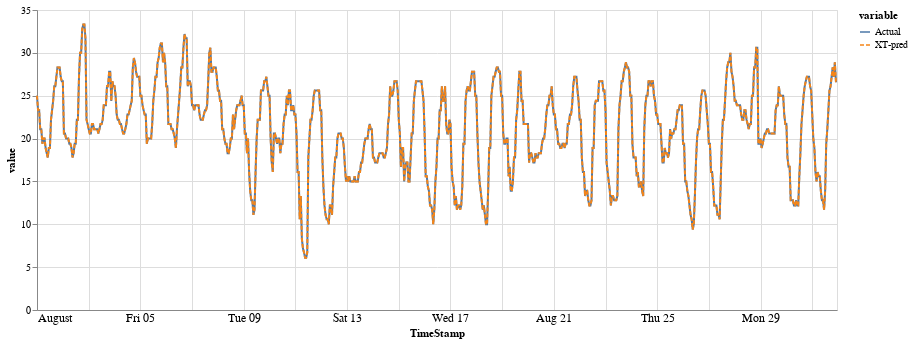

Source (notebook cell):
### Code cell
alt.data_transformers.disable_max_rows()
alt.Chart(final_df).mark_line().encode(
    x=alt.X('TimeStamp:T', axis=alt.Axis(tickSize=0, labelFontSize=12)),
    y=alt.Y('value:Q'),
    color='variable',
    strokeDash='variable'
).properties(
    height=300,
    width=800
)

### Figure 1 — Vega-Lite specification as saved in the notebook (floating-point values rounded to 4 significant figures; data arrays with more than 128 entries replaced by an {"elided": "..."} marker saying what was removed)
{"config": {"view": {"continuousWidth": 400, "continuousHeight": 300}}, "data": {"name": "data-938ddd80ce6f68c6ae6d15f7e7458286"}, "mark": "line", "encoding": {"color": {"field": "variable", "type": "nominal"}, "strokeDash": {"field": "variable", "type": "nominal"}, "x": {"axis": {"labelFontSize": 12, "tickSize": 0}, "field": "TimeStamp", "type": "temporal"}, "y": {"field": "value", "type": "quantitative"}}, "height": 300, "width": 800, "$schema": "https://vega.github.io/schema/vega-lite/v4.17.0.json", "datasets": {"data-938ddd80ce6f68c6ae6d15f7e7458286": {"elided": "1488 records"}}}
